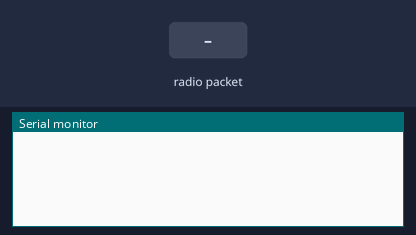
Bench run of a program on a simulated Arduino Uno, built with avr-gcc and run on an emulated ATmega328P. Parts: the last lines printed to the serial monitor. Inputs (shaded band) come from the test bench. No radio packets arrive unless stated.

Above: at 1.2 s.
1.3 s: radio packet "," arrives
At 2.0 s:
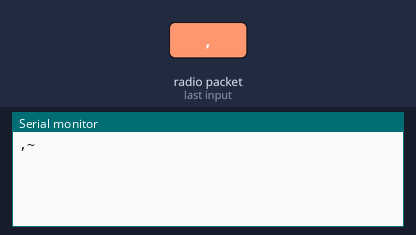
2.8 s: radio packet "1" arrives
At 3.1 s:
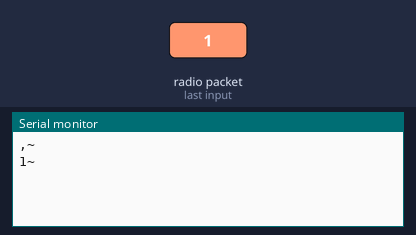

Measured:
- after the input at 1.3 s, the serial monitor: prints a new line at once (image 1)
- after the input at 2.8 s, the serial monitor: prints a new line at once (image 2)

The program:

main.cpp
```cpp
// receiver

#include "Arduino.h"
#include <SPI.h>
#include "nRF24L01.h"
#include "RF24.h"
#include "JsonBuilder.h"
#include <SoftwareSerial.h>

#define IDX_TIME      0
#define IDX_VALUE     1
#define DATA_SIZE     32

#define NODE_RX   5
#define NODE_TX   6

#define RF_CE     9
#define RF_CS     10

SoftwareSerial  nodeSerial(NODE_RX, NODE_TX);
RF24            radio(RF_CE, RF_CS);
JsonBuilder     builder;
const byte      address[6] = "00001";

void testCreateData(char* data) {
  if(builder.getBodyCount() >= 10) {
    // SEND TO NODEMCU TO POST
    String json = builder.getJson();
    nodeSerial.print(json);
    Serial.println("ETO UNG JSON"); // can rm
    Serial.println(json);           // can rm
    builder.clear();
  } else {
    // split ung data into time and value. ',' ang delimeter
    String time, value;
    int len = strlen(data);
    for(int i = 0; i < len; i ++) {
      if(data[i] == ',') {
        String dataStr = String(data);
        time = dataStr.substring(0, i);
        value = dataStr.substring(i+1, len);
      }
    }
    builder.addData(time, value);
    // builder.addBody(time, value);
  }
}

void setup() {
  Serial.begin(9600);
  nodeSerial.begin(9600);
  radio.begin();
  radio.openReadingPipe(0, address);
  radio.setPALevel(RF24_PA_MIN);
  radio.startListening();
}

void loop() {
  if (radio.available()) {
    char data[DATA_SIZE] = "";
    radio.read(&data, sizeof(data));
    String nodeData = String(data) + '~';
    Serial.println(nodeData);
    nodeSerial.print(nodeData);
    // testCreateData(data);
  }
}


// TODO, MAGKAIBA PALA UNG PIPE NG
// READING AND WRITING NG RF

//TODO ESP SEND THROUGH WIFI UNG NARECEIVE NA DATA

// #include "Arduino.h"
// // #include "Master.h"
// #include "RfStream.h"
// #include <SoftwareSerial.h>
// #include <math.h>


// SoftwareSerial nodeSerial(5, 6); // RX TX

// void setup() {
//   Serial.begin(9600);
//   nodeSerial.begin(115200);
// }


// int value = 0;
// int f = 60;
// int tms = 1.0 / f * 1000;
// float angle = 0;

// void loop() {

//   // get new value
//   value = 512 * sin(2 * PI * angle) + 512;
//   angle += (1.0/f);
//   Serial.println(value);

//   String valStr = String(value) + "\n";
//   nodeSerial.print(valStr);
//   // nodeSerial.println(value);
//   delay(tms);
// }


// SoftwareSerial NodeSerial(5, 6); // Rx, Tx

// char text[32] = "";
// void receive() {
//   if(radio.available()) {
//     // char text[32] = "";
//     radio.read(&text, sizeof(text));
//     Serial.println(text);
//   }
// }

// void setup() {
//   Serial.begin(9600);
//   // initMaster();
//   // initSampling();
//   // initRfRead();
//   NodeSerial.begin(9600);
//   pinMode(5, INPUT);
//   pinMode(6, OUTPUT);
// }

// void loop() {
//   // initMaster();
//   // initSampling();
//   // receive();
//   NodeSerial.listen();
//   if(NodeSerial.available() > 0) {
//     NodeSerial.write(text);
//   }

//   delay(500);
// }
```

JsonBuilder.h
```cpp
#ifndef __JSONBUILDER_H__
#define __JSONBUILDER_H__

#include "Arduino.h"

class JsonBuilder {

    private:
       /* Header */
        const String initialHeader = "\"header\":[]";
        int headerCount;
        String header;

        /* Data */
        const String initialData = "\"data\":{";
        int dataCount;
        String data;

        /* Times */
        const String initialTimes = "\"times\":[]";
        String times;

        /* Values */
        const String initialValues = "\"values\":[]";
        String values ;

    public:
        JsonBuilder() {
            clear();
        }

        /* [ {key[0] : [datas[0]]}, ...] */
        /* [ {"times" : ["00:00", "00:01", ...]}, {"values" : ["12", "13", ...]}] */
        void addData(String time, String value) {

            // add quotes
            time = "\"" + time + "\"";
            value = "\"" + value + "\"";

            if(dataCount > 0) {
                time = ',' + time;
                value = ',' + value;
            }

            // remove last characters ']'
            times.remove(times.length() - 1);
            values.remove(values.length() - 1);

            // append time and value
            times += time + ']';
            values += value + ']';

            dataCount ++;
        }

        String getJson() {
            // return "{" + header + "," + data + times + "," + values + "}}~";
            return "{" + data + times + "," + values + "}}~";
        }

        void clear() {
            header = initialHeader;
            data = initialData;
            times = initialTimes;
            values = initialValues;
            headerCount = 0;
            dataCount = 0;
        }


        int getBodyCount() {
            return dataCount;
        }

        int getHeaderCount() {
            return headerCount;
        }
};


#endif
```
